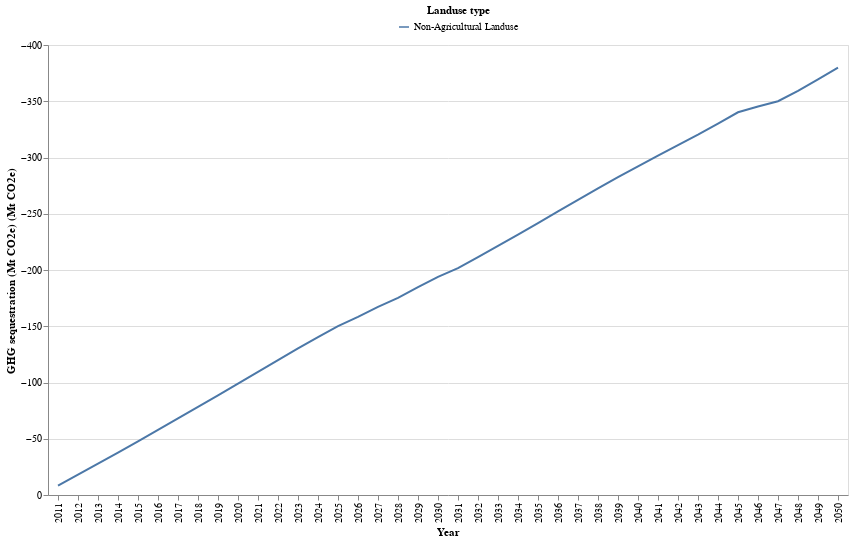

Write notebook code for a chart like this one.
### Markdown cell above
### Sequestrations in total

### Code cell
# HIDE CODE
# get the df and plot
GHG_non_ag_crop_lvstk_df,GHG_non_ag_crop_lvstk_plot = non_ag_lucc_GHG.plot_GHG_crop_lvstk()
GHG_non_ag_crop_lvstk_plot

### Figure 1 — Vega-Lite specification as saved in the notebook (floating-point values rounded to 4 significant figures)
{"config": {"view": {"continuousWidth": 300, "continuousHeight": 300}}, "layer": [{"mark": {"type": "line"}, "encoding": {"color": {"field": "Land use category", "legend": {"direction": "horizontal", "legendX": 350, "legendY": -40, "orient": "none", "title": "Landuse type", "titleAnchor": "middle"}, "type": "nominal"}, "tooltip": [{"field": "Land use category", "title": "Landuse type", "type": "ordinal"}, {"field": "Quantity (Mt CO2e)", "title": "GHG sequestration (Mt CO2e)", "type": "quantitative"}], "x": {"axis": {"labelAngle": -90, "title": "Year"}, "field": "Year", "type": "ordinal"}, "y": {"field": "Quantity (Mt CO2e)", "scale": {"reverse": true}, "title": "GHG sequestration (Mt CO2e) (Mt CO2e)", "type": "quantitative"}}}], "data": {"name": "data-495a7abc79b6b7cc4f6f3d8c719919b6"}, "height": 450, "width": 800, "$schema": "https://vega.github.io/schema/vega-lite/v5.15.1.json", "datasets": {"data-495a7abc79b6b7cc4f6f3d8c719919b6": [{"Year": 2011, "Land use category": "Non-Agricultural Landuse", "Quantity (Mt CO2e)": -8.273}, {"Year": 2012, "Land use category": "Non-Agricultural Landuse", "Quantity (Mt CO2e)": -18.03}, {"Year": 2013, "Land use category": "Non-Agricultural Landuse", "Quantity (Mt CO2e)": -27.83}, {"Year": 2014, "Land use category": "Non-Agricultural Landuse", "Quantity (Mt CO2e)": -37.68}, {"Year": 2015, "Land use category": "Non-Agricultural Landuse", "Quantity (Mt CO2e)": -47.69}, {"Year": 2016, "Land use category": "Non-Agricultural Landuse", "Quantity (Mt CO2e)": -57.81}, {"Year": 2017, "Land use category": "Non-Agricultural Landuse", "Quantity (Mt CO2e)": -68.09}, {"Year": 2018, "Land use category": "Non-Agricultural Landuse", "Quantity (Mt CO2e)": -78.35}, {"Year": 2019, "Land use category": "Non-Agricultural Landuse", "Quantity (Mt CO2e)": -88.6}, {"Year": 2020, "Land use category": "Non-Agricultural Landuse", "Quantity (Mt CO2e)": -99.02}, {"Year": 2021, "Land use category": "Non-Agricultural Landuse", "Quantity (Mt CO2e)": -109.4}, {"Year": 2022, "Land use category": "Non-Agricultural Landuse", "Quantity (Mt CO2e)": -119.9}, {"Year": 2023, "Land use category": "Non-Agricultural Landuse", "Quantity (Mt CO2e)": -130.3}, {"Year": 2024, "Land use category": "Non-Agricultural Landuse", "Quantity (Mt CO2e)": -140.3}, {"Year": 2025, "Land use category": "Non-Agricultural Landuse", "Quantity (Mt CO2e)": -150.0}, {"Year": 2026, "Land use category": "Non-Agricultural Landuse", "Quantity (Mt CO2e)": -158.2}, {"Year": 2027, "Land use category": "Non-Agricultural Landuse", "Quantity (Mt CO2e)": -167.2}, {"Year": 2028, "Land use category": "Non-Agricultural Landuse", "Quantity (Mt CO2e)": -175.3}, {"Year": 2029, "Land use category": "Non-Agricultural Landuse", "Quantity (Mt CO2e)": -184.8}, {"Year": 2030, "Land use category": "Non-Agricultural Landuse", "Quantity (Mt CO2e)": -193.9}, {"Year": 2031, "Land use category": "Non-Agricultural Landuse", "Quantity (Mt CO2e)": -201.6}, {"Year": 2032, "Land use category": "Non-Agricultural Landuse", "Quantity (Mt CO2e)": -211.4}, {"Year": 2033, "Land use category": "Non-Agricultural Landuse", "Quantity (Mt CO2e)": -221.4}, {"Year": 2034, "Land use category": "Non-Agricultural Landuse", "Quantity (Mt CO2e)": -231.5}, {"Year": 2035, "Land use category": "Non-Agricultural Landuse", "Quantity (Mt CO2e)": -241.7}, {"Year": 2036, "Land use category": "Non-Agricultural Landuse", "Quantity (Mt CO2e)": -252.1}, {"Year": 2037, "Land use category": "Non-Agricultural Landuse", "Quantity (Mt CO2e)": -262.2}, {"Year": 2038, "Land use category": "Non-Agricultural Landuse", "Quantity (Mt CO2e)": -272.5}, {"Year": 2039, "Land use category": "Non-Agricultural Landuse", "Quantity (Mt CO2e)": -282.5}, {"Year": 2040, "Land use category": "Non-Agricultural Landuse", "Quantity (Mt CO2e)": -292.1}, {"Year": 2041, "Land use category": "Non-Agricultural Landuse", "Quantity (Mt CO2e)": -301.7}, {"Year": 2042, "Land use category": "Non-Agricultural Landuse", "Quantity (Mt CO2e)": -311.1}, {"Year": 2043, "Land use category": "Non-Agricultural Landuse", "Quantity (Mt CO2e)": -320.4}, {"Year": 2044, "Land use category": "Non-Agricultural Landuse", "Quantity (Mt CO2e)": -330.2}, {"Year": 2045, "Land use category": "Non-Agricultural Landuse", "Quantity (Mt CO2e)": -340.2}, {"Year": 2046, "Land use category": "Non-Agricultural Landuse", "Quantity (Mt CO2e)": -345.4}, {"Year": 2047, "Land use category": "Non-Agricultural Landuse", "Quantity (Mt CO2e)": -350.0}, {"Year": 2048, "Land use category": "Non-Agricultural Landuse", "Quantity (Mt CO2e)": -359.3}, {"Year": 2049, "Land use category": "Non-Agricultural Landuse", "Quantity (Mt CO2e)": -369.4}, {"Year": 2050, "Land use category": "Non-Agricultural Landuse", "Quantity (Mt CO2e)": -380.0}]}}
